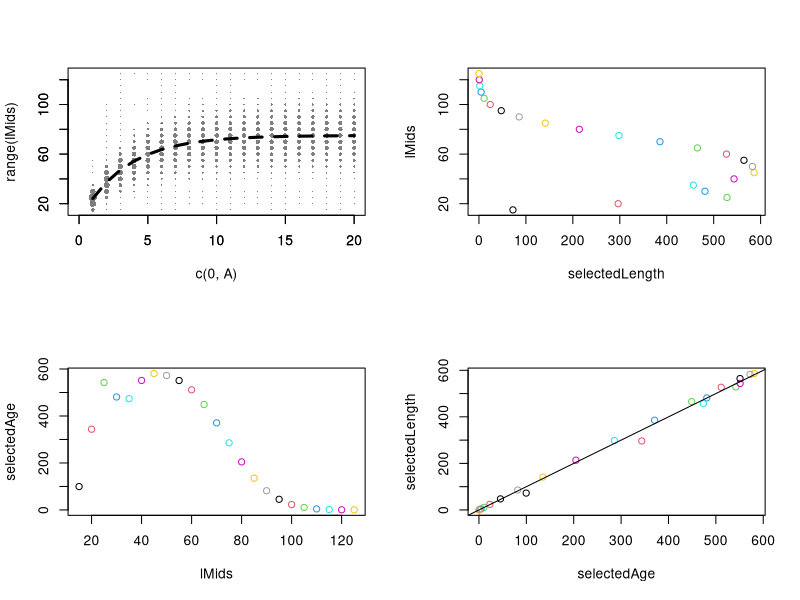
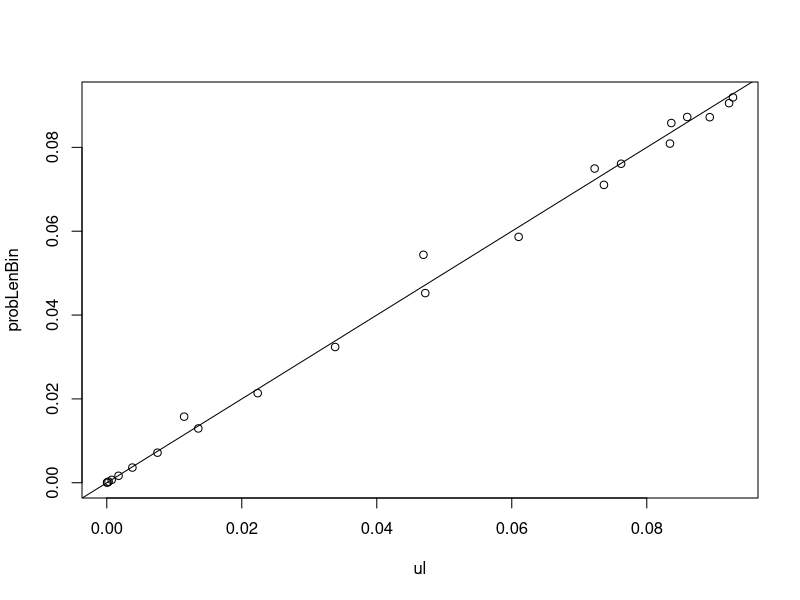

Source code (R) for these figures, in order:
# Test to see if integrated growth selectivity model
# matches up

options( digits = 5 )

Linf  <- 75
K     <- 0.3
CV_L  <- 0.2
t0    <- -0.3
A     <- 20
M     <- 0.2
F     <- 0.1

lenSel50 <- 20
lenSel95 <- 65

# OK, make mean length-at-age curve
ages <- 1:A
lenAge <- Linf * (1 - exp(-K * (ages - t0) ) )

# Now make length bins
lWid  <- 5
lMids <- seq(15,125, by = lWid)


# Make probability mtx
probLenAtAge <- matrix(0, nrow = A, ncol = length(lMids) )

# Now populate
for( a in 1:A )
{
  for( l in 1:length(lMids) )
  {
    lHi <- lMids[l] + lWid/2
    if( l == 1 ) probLenAtAge[a,l] <- pnorm(lHi, lenAge[a], lenAge[a]*CV_L )
    if( l > 1 & l < length(lMids) )
      probLenAtAge[a,l] <- pnorm(lHi, lenAge[a], lenAge[a]*CV_L ) - pnorm(lHi - lWid, lenAge[a], lenAge[a]*CV_L )
    if( l == length(lMids) ) 
      probLenAtAge[a,l] <- 1 - pnorm(lHi - lWid, lenAge[a], lenAge[a]*CV_L)
  }
}

par( mfrow = c(2,2) )

# Now let's plot age/length distribution
plot( x = c(0,A), y = range(lMids), type = "n", axes = F )
  for( a in 1:A )
    points( x = rep(a,length(lMids)), y = lMids, cex = 2*sqrt(probLenAtAge[a,]),
            col = "grey50", pch = 16 )
  lines( x = 1:A, y = lenAge, lty = 2, lwd = 3  )
  axis(side = 1)
  axis(side = 2)

# Now, make the selectivity function
sel_len <- 1 / (1 + exp(-log(19) * (lMids - lenSel50) / (lenSel95 - lenSel50)))

sel_age <- numeric(length = A)
Nat <- numeric(length = A)

for( a in 1:A ) 
{
  sel_age[a] <- sum( probLenAtAge[a,] * sel_len )
  if(a == 1) Nat[a] <- 2000
  if( a > 1 ) Nat[a] <- Nat[a-1] * exp( - M - sel_age[a] * F )
}

# Nat <- rep(1,A)

probHarvAge <- sel_age * Nat / sum( Nat )

probHarvLength <- numeric(length(lMids))
probLenBin <- probHarvLength


Nlt <- numeric( length = length(lMids) )
selectedAge <- numeric(length(lMids))
sel_lenByAge <- numeric(length(lMids))
for( l in 1:length(lMids) )
{
  Nlt[l] <- sum( probLenAtAge[,l] * Nat )
  sel_lenByAge[l] <- sum( probLenAtAge[,l] * sel_age / sum(probLenAtAge[,l]) )
  selectedAge[l] <- sum( probLenAtAge[,l] * Nat *  sel_age )
  probHarvLength[l] <- sum( probLenAtAge[,l] * probHarvAge )
} 

probLenBin <- probHarvLength / sum(probHarvLength)

selectedLength <- sel_len*Nlt

ul <- selectedLength / sum( selectedLength)

plot( selectedLength, lMids, col = 1:length(lMids) )
plot( lMids,selectedAge, col = 1:length(lMids) )

# Now compare the two curves directly
plot( selectedAge,selectedLength, col = 1:length(lMids) )
  abline(a = 0, b = 1)

dev.new()
plot( ul, probLenBin )
  abline(a = 0, b = 1)


